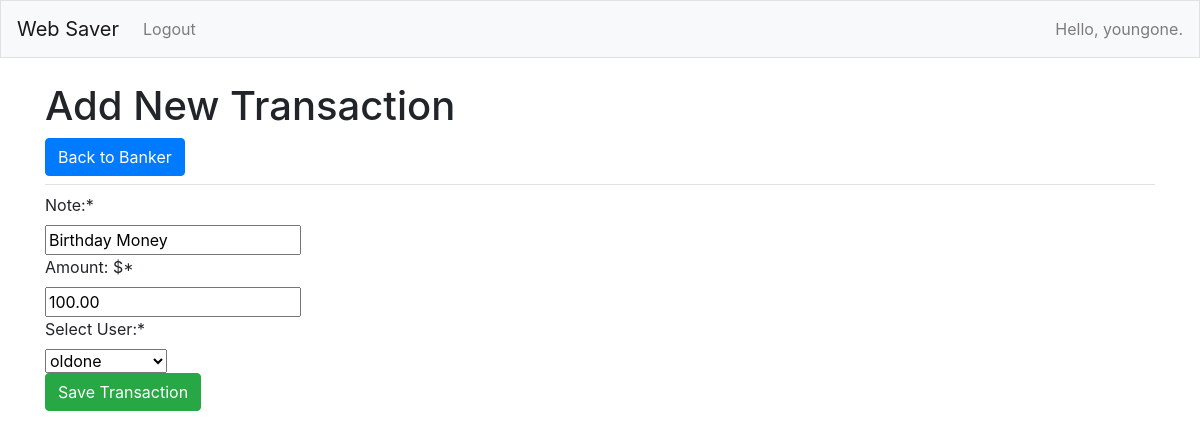
/edit_transaction/2/ (signed in), run on the app's committed database.
### web_save_app/models.py (models this page shows)
class Transaction(models.Model):
	cat_choices = Choices('save','spend','give','goal')
	amount = models.DecimalField(max_digits = 10, decimal_places= 2)
	note = models.CharField(max_length=80)
	date_added = models.DateTimeField(auto_now_add=True)
	user_id = models.ForeignKey(User,on_delete = models.CASCADE)
	is_goal = models.BooleanField(default = False)
	goal_id = models.ForeignKey(Goal,on_delete= models.CASCADE, blank= True, null= True)
	category = models.CharField(max_length=20, choices = cat_choices, default = cat_choices.save)

### web_save_app/views.py (the view)
# urls.py: path('edit_transaction/<int:transaction_id>/',views.edit_transaction, name = 'edit_transaction'),
@login_required
def edit_transaction(request, transaction_id):
	transaction = Transaction.objects.get(id=transaction_id)
	if request.method != 'POST':
		form = TransactionForm(instance=transaction)
	else:
		form = TransactionForm(instance=transaction,data=request.POST)
		if form.is_valid():
			form.save()
			return redirect('web_save_app:banker')
	context={'form':form}
	return render(request,'web_save_app/new_transaction.html',context)

### web_save_app/forms.py
class TransactionForm(forms.ModelForm):
	def __init__(self, *args, **kwargs):
		super(TransactionForm, self).__init__(*args, **kwargs)
		self.fields['amount'].widget.attrs['min'] = .01
		self.fields['amount'].decimal_places = 2
	category = 'save'
	class Meta:
		model = Transaction
		fields = ['note', 'amount', 'user_id']
		labels = {'note': 'Note:', 'amount':'Amount: $',
				 'user_id':'Select User:'}

### web_save_app/templates/web_save_app/new_transaction.html (shortened to what this page needs)
{% extends 'web_save_app/base.html' %}
{% block page_header %}
	<h1>Add New Transaction</h1>
	<a class="btn btn-primary" href="{% url 'web_save_app:banker' %}" role="button">Back to Banker</a>
{% endblock page_header %}
{% load crispy_forms_tags %}
{% block content %}
	<form action ="{% url 'web_save_app:new_transaction' %}" method='post'>
		{{ form|crispy }}
		<button type = "submit" class="btn btn-success">Save Transaction</button>
	</form>
{% endblock content %}

### web_save_app/templates/web_save_app/base.html (shortened to what this page needs)
{% load bootstrap4 %}
<!doctype html>
<html lang="en">
<head>
	{% bootstrap_css %}
</head>
<body>
	<nav class="navbar navbar-expand-md navbar-light bg-light mb-4 border">
		<a class="navbar-brand" href="{% url 'web_save_app:index'%}">Web Saver</a>
		<div class="collapse navbar-collapse" id="navbarCollapse">
			{% if user.is_authenticated %}
			<ul class="navbar-nav mr-auto">
				<li class="nav-item">
				<a class="nav-link"
					href="{% url 'web_save_app:logout' %}">
				Logout</a></li>
			</ul>
			<ul class="navbar-nav ml-auto">
				<li class="nav-item">
					<span class="navbar-text"}>Hello, {{ user.username }}.</span>
				</li>
			{% else %}
			<ul class="navbar-nav mr-auto">
				<li class="nav-item">
				<a class="nav-link"
					href="{% url 'web_save_app:login' %}">
				Login</a></li>
		{% endif %}
			</ul>
		</div>
	</nav>
	<main role="main" class="container">
		<div class="pb-2 mb-2 border-bottom">
			{% block page_header %}{% endblock page_header %}
		</div>
		<div>
			{% block content %}{% endblock content %}
		</div>
	</main>
</body>
</html>

### data on the page
Transaction: note "Birthday Money", amount "100.00", user_id "oldone"

### other printed values
{{ user.username }} "youngone"
